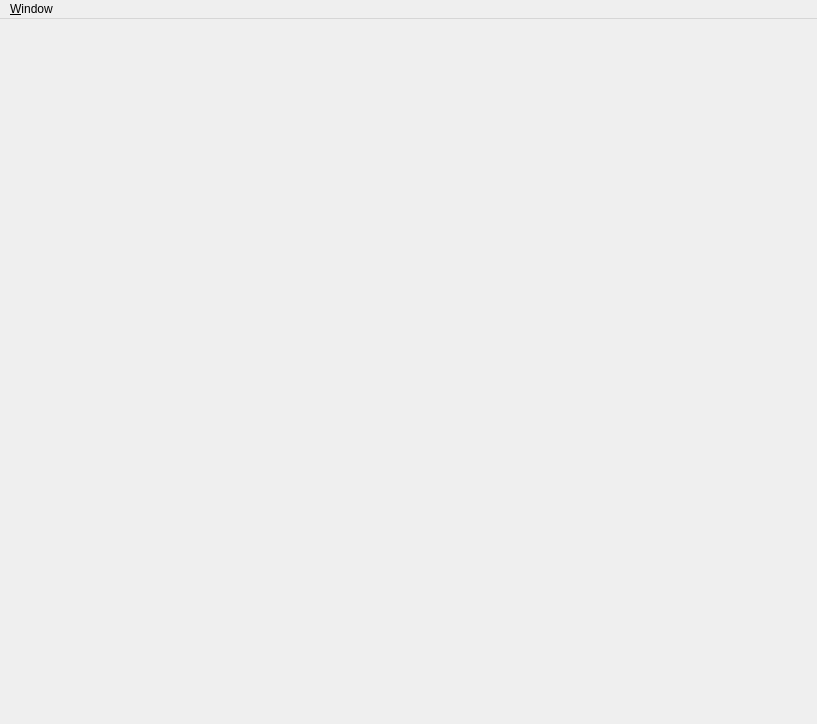
<?xml version="1.0" encoding="UTF-8"?>
<ui version="4.0">
 <class>MainWindow</class>
 <widget class="QMainWindow" name="MainWindow">
  <property name="geometry">
   <rect>
    <x>0</x>
    <y>0</y>
    <width>817</width>
    <height>724</height>
   </rect>
  </property>
  <property name="windowIcon">
   <iconset resource="../../../../resources/nicos-gui.qrc">
    <normaloff>:/sunny</normaloff>:/sunny</iconset>
  </property>
  <property name="toolButtonStyle">
   <enum>Qt::ToolButtonIconOnly</enum>
  </property>
  <widget class="QWidget" name="centralWidget">
   <layout class="QVBoxLayout" name="verticalLayout_2">
    <property name="margin">
     <number>0</number>
    </property>
    <item>
     <layout class="QVBoxLayout" name="centralLayout">
      <property name="leftMargin">
       <number>0</number>
      </property>
     </layout>
    </item>
   </layout>
  </widget>
  <widget class="QMenuBar" name="menubar">
   <property name="geometry">
    <rect>
     <x>0</x>
     <y>0</y>
     <width>817</width>
     <height>23</height>
    </rect>
   </property>
   <widget class="QMenu" name="menuFile">
    <property name="title">
     <string>&amp;Window</string>
    </property>
    <addaction name="actionFont"/>
    <addaction name="actionColor"/>
    <addaction name="separator"/>
    <addaction name="actionClose"/>
   </widget>
   <addaction name="menuFile"/>
  </widget>
  <action name="actionClose">
   <property name="icon">
    <iconset resource="../../../../resources/nicos-gui.qrc">
     <normaloff>:/quit</normaloff>:/quit</iconset>
   </property>
   <property name="text">
    <string>&amp;Close</string>
   </property>
   <property name="toolTip">
    <string>Close this window</string>
   </property>
   <property name="shortcut">
    <string>Ctrl+W</string>
   </property>
   <property name="menuRole">
    <enum>QAction::QuitRole</enum>
   </property>
  </action>
  <action name="actionFont">
   <property name="text">
    <string>&amp;Font...</string>
   </property>
  </action>
  <action name="actionColor">
   <property name="text">
    <string>&amp;Color...</string>
   </property>
  </action>
 </widget>
 <resources>
  <include location="../../../../resources/nicos-gui.qrc"/>
 </resources>
 <connections>
  <connection>
   <sender>actionClose</sender>
   <signal>triggered()</signal>
   <receiver>MainWindow</receiver>
   <slot>close()</slot>
   <hints>
    <hint type="sourcelabel">
     <x>-1</x>
     <y>-1</y>
    </hint>
    <hint type="destinationlabel">
     <x>315</x>
     <y>326</y>
    </hint>
   </hints>
  </connection>
 </connections>
</ui>
